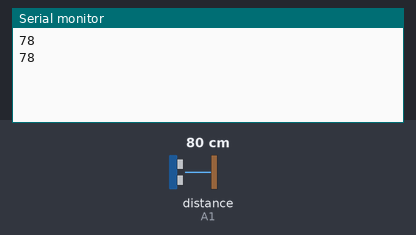
The sketch below on a simulated Arduino Uno, built with avr-gcc and run on an emulated ATmega328P. Shown: the last lines printed to the serial monitor. Wiring (inferred from the names in the program): ultrasonic range finder: trigger A0; echo A1. Inputs (shaded band) come from the test bench; at power-on: distance to the obstacle (sensor on A1) 80 cm. The echo pulse lasts 58.3 µs per cm.

Above: at 1.8 s.
1.9 s: distance to the obstacle (sensor on A1) set to 2 cm
At 2.8 s:
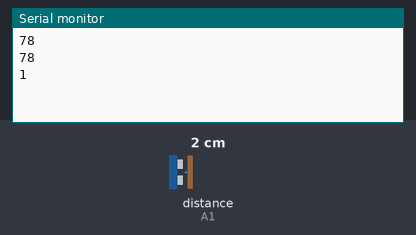
3.4 s: distance to the obstacle (sensor on A1) set to 4 cm
At 4.8 s:
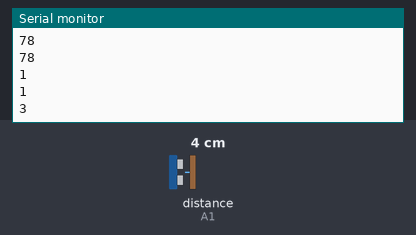
Timing chart, 0 to 6.4 s (numbered marks = the images above; inputs shaded):
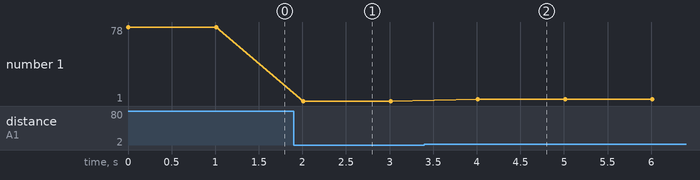

Measured:
- after the input at 1.9 s, the serial monitor: prints a new line after 0.11 s (image 1)
- after the input at 3.4 s, the serial monitor: prints a new line after 0.61 s (image 2)
- plotted number 1: 78 → 1 after the input at 1.9 s, 1 → 3 after the input at 3.4 s

The sketch:

ultr.ino
```cpp
const int trig = A0;
const int echo = A1;
long dur=0;
long dis=0;
void setup() {
  // put your setup code here, to run once:
  Serial.begin(9600);
  pinMode(trig,OUTPUT);
  pinMode(echo,INPUT);
}

void loop() {
  // put your main code here, to run repeatedly:
  digitalWrite(trig,LOW);
  delayMicroseconds(2);
  digitalWrite(trig,HIGH);
  delayMicroseconds(10);
  digitalWrite(trig,LOW);
  dur= pulseIn(echo,HIGH);
  dis=dur*0.034/2;
  Serial.println(dis);
  delay(1000);
}
```
